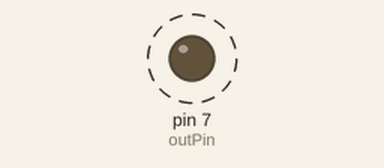
Bench run of a sketch on a simulated Arduino Uno, built with avr-gcc and run on an emulated ATmega328P. Shown: output pins drawn as LEDs (lit = HIGH). Dashed ring = blinking.

Above: at 0.4 s.
Timing chart, 0 to 3.0 s (numbered marks = the images above):
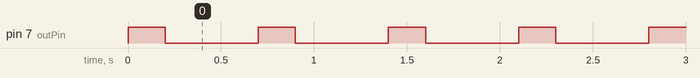

Measured:
- by itself, pin 7 (outPin): alternates HIGH for 0.20 s and LOW for 0.50 s

The sketch:

lab1ex1_0-g4.ino
```cpp
// Code that enables a blinking LED light.
// In the first lines 6-7, we define integer values
// for the pin number, how long we want the LED to
// be on or off in miliseconds.
// In the setup, we specify that the pin chosen will act
// as an output.
// In the loop, we first assign the pin to be HIGH, meaning
// it will provide current. This happens for delay(on) amount
// of time where the delay( ) function stops program for that
// amount of time.
// After, the program moves on and sets the pin to LOW which makes
// it a ground, and due to the unidirectional design of the LED,
// the light turns off and with delay(off) we specify how long we
// would like this program to be off. It then loops everything.


// Global variables declared before the setup function:
int outPin = 7; // Specify the output pin.
int on = 200; // Specify the amount of time LED is on in miliseconds.
int off = 500; // Specify the amount of time LED is off in miliseconds.


// Code here runs for the first time in the program.
void setup() {
  // put your setup code here, to run once:
  pinMode(outPin, OUTPUT);

}


// Code here runs in an endless loop.
void loop() {
  // put your main code here, to run repeatedly:
  digitalWrite(outPin, HIGH); //
  delay(on);
  digitalWrite(outPin, LOW);
  delay(off);
}
```
